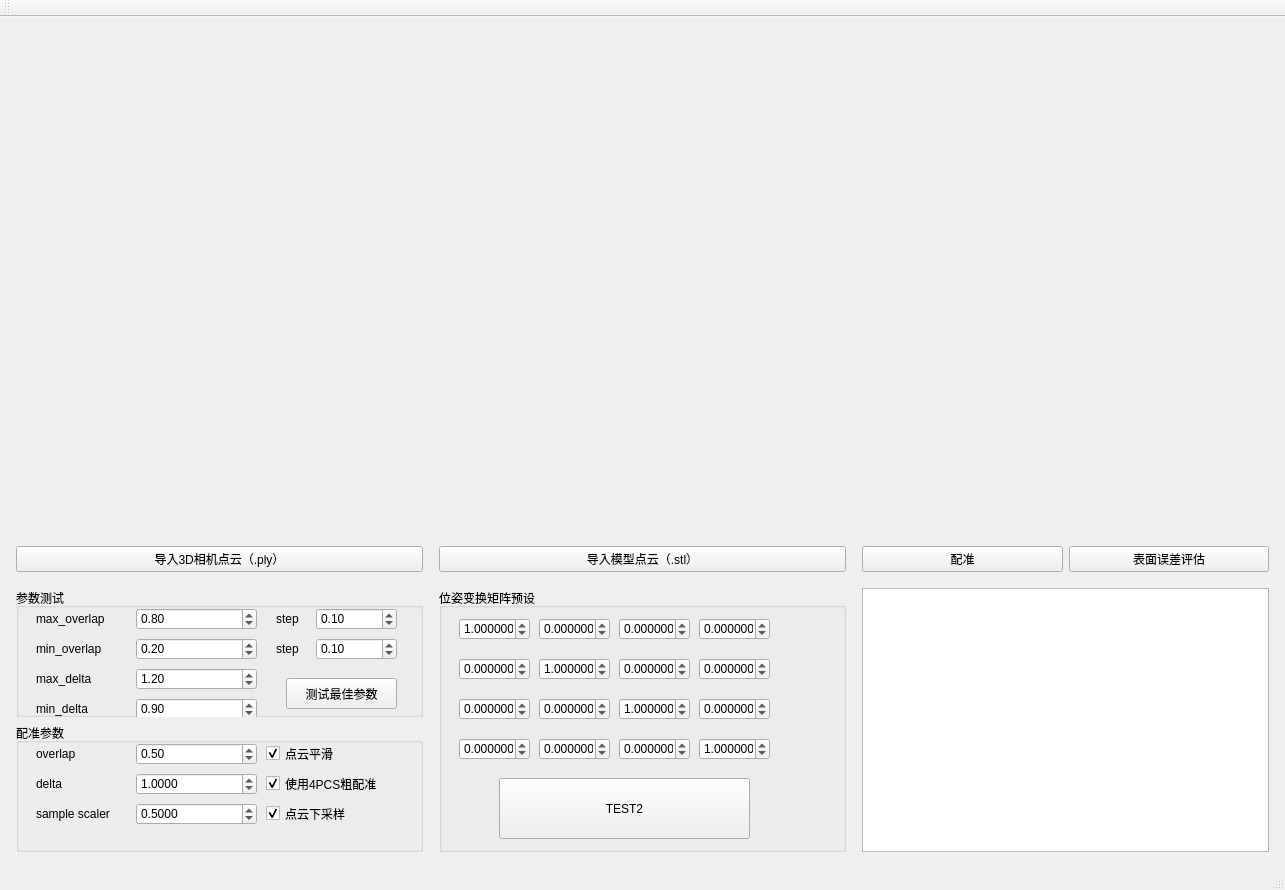
<?xml version="1.0" encoding="UTF-8"?>
<ui version="4.0">
 <class>RegistrationDemoClass</class>
 <widget class="QMainWindow" name="RegistrationDemoClass">
  <property name="geometry">
   <rect>
    <x>0</x>
    <y>0</y>
    <width>1285</width>
    <height>890</height>
   </rect>
  </property>
  <property name="windowTitle">
   <string>RegistrationDemo</string>
  </property>
  <widget class="QWidget" name="centralWidget">
   <layout class="QGridLayout" name="gridLayout" rowstretch="2,1" columnstretch="1,1,1">
    <property name="sizeConstraint">
     <enum>QLayout::SetDefaultConstraint</enum>
    </property>
    <item row="0" column="0">
     <layout class="QVBoxLayout" name="verticalLayout">
      <property name="leftMargin">
       <number>5</number>
      </property>
      <property name="topMargin">
       <number>5</number>
      </property>
      <property name="rightMargin">
       <number>5</number>
      </property>
      <property name="bottomMargin">
       <number>5</number>
      </property>
      <item>
       <widget class="QVTKOpenGLNativeWidget" name="object" native="true"/>
      </item>
      <item>
       <widget class="QPushButton" name="load_object">
        <property name="text">
         <string>导入3D相机点云（.ply）</string>
        </property>
       </widget>
      </item>
     </layout>
    </item>
    <item row="0" column="1">
     <layout class="QVBoxLayout" name="verticalLayout_2">
      <property name="leftMargin">
       <number>5</number>
      </property>
      <property name="topMargin">
       <number>5</number>
      </property>
      <property name="rightMargin">
       <number>5</number>
      </property>
      <property name="bottomMargin">
       <number>5</number>
      </property>
      <item>
       <widget class="QVTKOpenGLNativeWidget" name="scene" native="true"/>
      </item>
      <item>
       <widget class="QPushButton" name="loadscene">
        <property name="text">
         <string>导入模型点云（.stl）</string>
        </property>
       </widget>
      </item>
     </layout>
    </item>
    <item row="1" column="0">
     <layout class="QVBoxLayout" name="verticalLayout_4">
      <property name="leftMargin">
       <number>5</number>
      </property>
      <property name="topMargin">
       <number>5</number>
      </property>
      <property name="rightMargin">
       <number>5</number>
      </property>
      <property name="bottomMargin">
       <number>5</number>
      </property>
      <item>
       <widget class="QGroupBox" name="groupBox">
        <property name="title">
         <string>参数测试</string>
        </property>
        <widget class="QDoubleSpinBox" name="max_overlap">
         <property name="geometry">
          <rect>
           <x>120</x>
           <y>20</y>
           <width>121</width>
           <height>22</height>
          </rect>
         </property>
         <property name="maximum">
          <double>1.000000000000000</double>
         </property>
         <property name="singleStep">
          <double>0.010000000000000</double>
         </property>
         <property name="value">
          <double>0.800000000000000</double>
         </property>
        </widget>
        <widget class="QDoubleSpinBox" name="min_overlap">
         <property name="geometry">
          <rect>
           <x>120</x>
           <y>50</y>
           <width>121</width>
           <height>22</height>
          </rect>
         </property>
         <property name="maximum">
          <double>1.000000000000000</double>
         </property>
         <property name="singleStep">
          <double>0.010000000000000</double>
         </property>
         <property name="value">
          <double>0.200000000000000</double>
         </property>
        </widget>
        <widget class="QDoubleSpinBox" name="max_dela">
         <property name="geometry">
          <rect>
           <x>120</x>
           <y>80</y>
           <width>121</width>
           <height>22</height>
          </rect>
         </property>
         <property name="maximum">
          <double>10.000000000000000</double>
         </property>
         <property name="singleStep">
          <double>0.050000000000000</double>
         </property>
         <property name="value">
          <double>1.200000000000000</double>
         </property>
        </widget>
        <widget class="QDoubleSpinBox" name="min_delta">
         <property name="geometry">
          <rect>
           <x>120</x>
           <y>110</y>
           <width>121</width>
           <height>22</height>
          </rect>
         </property>
         <property name="maximum">
          <double>10.000000000000000</double>
         </property>
         <property name="singleStep">
          <double>0.050000000000000</double>
         </property>
         <property name="value">
          <double>0.900000000000000</double>
         </property>
        </widget>
        <widget class="QLabel" name="label">
         <property name="geometry">
          <rect>
           <x>20</x>
           <y>20</y>
           <width>91</width>
           <height>22</height>
          </rect>
         </property>
         <property name="text">
          <string>max_overlap</string>
         </property>
        </widget>
        <widget class="QLabel" name="label_2">
         <property name="geometry">
          <rect>
           <x>20</x>
           <y>110</y>
           <width>70</width>
           <height>22</height>
          </rect>
         </property>
         <property name="text">
          <string>min_delta</string>
         </property>
        </widget>
        <widget class="QLabel" name="label_3">
         <property name="geometry">
          <rect>
           <x>20</x>
           <y>80</y>
           <width>70</width>
           <height>22</height>
          </rect>
         </property>
         <property name="text">
          <string>max_delta</string>
         </property>
        </widget>
        <widget class="QLabel" name="label_4">
         <property name="geometry">
          <rect>
           <x>20</x>
           <y>50</y>
           <width>101</width>
           <height>22</height>
          </rect>
         </property>
         <property name="text">
          <string>min_overlap</string>
         </property>
        </widget>
        <widget class="QLabel" name="label_7">
         <property name="geometry">
          <rect>
           <x>260</x>
           <y>20</y>
           <width>91</width>
           <height>22</height>
          </rect>
         </property>
         <property name="text">
          <string>step</string>
         </property>
        </widget>
        <widget class="QDoubleSpinBox" name="overlap_step">
         <property name="geometry">
          <rect>
           <x>300</x>
           <y>20</y>
           <width>81</width>
           <height>22</height>
          </rect>
         </property>
         <property name="maximum">
          <double>1.000000000000000</double>
         </property>
         <property name="singleStep">
          <double>0.010000000000000</double>
         </property>
         <property name="value">
          <double>0.100000000000000</double>
         </property>
        </widget>
        <widget class="QLabel" name="label_8">
         <property name="geometry">
          <rect>
           <x>260</x>
           <y>50</y>
           <width>91</width>
           <height>22</height>
          </rect>
         </property>
         <property name="text">
          <string>step</string>
         </property>
        </widget>
        <widget class="QDoubleSpinBox" name="delta_step">
         <property name="geometry">
          <rect>
           <x>300</x>
           <y>50</y>
           <width>81</width>
           <height>22</height>
          </rect>
         </property>
         <property name="maximum">
          <double>1.000000000000000</double>
         </property>
         <property name="singleStep">
          <double>0.010000000000000</double>
         </property>
         <property name="value">
          <double>0.100000000000000</double>
         </property>
        </widget>
        <widget class="QPushButton" name="pushButton">
         <property name="geometry">
          <rect>
           <x>270</x>
           <y>90</y>
           <width>111</width>
           <height>31</height>
          </rect>
         </property>
         <property name="text">
          <string>测试最佳参数</string>
         </property>
        </widget>
       </widget>
      </item>
      <item>
       <widget class="QGroupBox" name="groupBox_2">
        <property name="title">
         <string>配准参数</string>
        </property>
        <widget class="QDoubleSpinBox" name="deltabox">
         <property name="geometry">
          <rect>
           <x>120</x>
           <y>50</y>
           <width>121</width>
           <height>22</height>
          </rect>
         </property>
         <property name="decimals">
          <number>4</number>
         </property>
         <property name="maximum">
          <double>10.000000000000000</double>
         </property>
         <property name="singleStep">
          <double>0.001000000000000</double>
         </property>
         <property name="value">
          <double>1.000000000000000</double>
         </property>
        </widget>
        <widget class="QLabel" name="label_5">
         <property name="geometry">
          <rect>
           <x>20</x>
           <y>20</y>
           <width>70</width>
           <height>22</height>
          </rect>
         </property>
         <property name="text">
          <string>overlap</string>
         </property>
        </widget>
        <widget class="QDoubleSpinBox" name="overlapbox">
         <property name="geometry">
          <rect>
           <x>120</x>
           <y>20</y>
           <width>121</width>
           <height>22</height>
          </rect>
         </property>
         <property name="maximum">
          <double>1.000000000000000</double>
         </property>
         <property name="singleStep">
          <double>0.010000000000000</double>
         </property>
         <property name="value">
          <double>0.500000000000000</double>
         </property>
        </widget>
        <widget class="QLabel" name="label_6">
         <property name="geometry">
          <rect>
           <x>20</x>
           <y>50</y>
           <width>70</width>
           <height>22</height>
          </rect>
         </property>
         <property name="text">
          <string>delta</string>
         </property>
        </widget>
        <widget class="QCheckBox" name="isremoval">
         <property name="geometry">
          <rect>
           <x>250</x>
           <y>20</y>
           <width>91</width>
           <height>21</height>
          </rect>
         </property>
         <property name="text">
          <string>点云平滑</string>
         </property>
         <property name="checked">
          <bool>true</bool>
         </property>
        </widget>
        <widget class="QCheckBox" name="isfilter">
         <property name="geometry">
          <rect>
           <x>250</x>
           <y>80</y>
           <width>111</width>
           <height>21</height>
          </rect>
         </property>
         <property name="text">
          <string>点云下采样</string>
         </property>
         <property name="checked">
          <bool>true</bool>
         </property>
        </widget>
        <widget class="QCheckBox" name="isremoval_2">
         <property name="geometry">
          <rect>
           <x>250</x>
           <y>50</y>
           <width>121</width>
           <height>21</height>
          </rect>
         </property>
         <property name="text">
          <string>使用4PCS粗配准</string>
         </property>
         <property name="checked">
          <bool>true</bool>
         </property>
        </widget>
        <widget class="QDoubleSpinBox" name="deltabox_2">
         <property name="geometry">
          <rect>
           <x>120</x>
           <y>80</y>
           <width>121</width>
           <height>22</height>
          </rect>
         </property>
         <property name="decimals">
          <number>4</number>
         </property>
         <property name="minimum">
          <double>0.010000000000000</double>
         </property>
         <property name="maximum">
          <double>1.000000000000000</double>
         </property>
         <property name="singleStep">
          <double>0.010000000000000</double>
         </property>
         <property name="value">
          <double>0.500000000000000</double>
         </property>
        </widget>
        <widget class="QLabel" name="label_9">
         <property name="geometry">
          <rect>
           <x>20</x>
           <y>80</y>
           <width>91</width>
           <height>22</height>
          </rect>
         </property>
         <property name="text">
          <string>sample scaler</string>
         </property>
        </widget>
       </widget>
      </item>
     </layout>
    </item>
    <item row="1" column="1">
     <layout class="QVBoxLayout" name="verticalLayout_5">
      <property name="leftMargin">
       <number>5</number>
      </property>
      <property name="topMargin">
       <number>5</number>
      </property>
      <property name="rightMargin">
       <number>5</number>
      </property>
      <property name="bottomMargin">
       <number>5</number>
      </property>
      <item>
       <widget class="QGroupBox" name="groupBox_3">
        <property name="title">
         <string>位姿变换矩阵预设</string>
        </property>
        <widget class="QDoubleSpinBox" name="nx">
         <property name="geometry">
          <rect>
           <x>20</x>
           <y>30</y>
           <width>71</width>
           <height>22</height>
          </rect>
         </property>
         <property name="decimals">
          <number>6</number>
         </property>
         <property name="minimum">
          <double>-10000000.000000000000000</double>
         </property>
         <property name="maximum">
          <double>10000000.000000000000000</double>
         </property>
         <property name="singleStep">
          <double>0.000001000000000</double>
         </property>
         <property name="value">
          <double>1.000000000000000</double>
         </property>
        </widget>
        <widget class="QDoubleSpinBox" name="ox">
         <property name="geometry">
          <rect>
           <x>100</x>
           <y>30</y>
           <width>71</width>
           <height>22</height>
          </rect>
         </property>
         <property name="decimals">
          <number>6</number>
         </property>
         <property name="minimum">
          <double>-10000000.000000000000000</double>
         </property>
         <property name="maximum">
          <double>10000000.000000000000000</double>
         </property>
         <property name="singleStep">
          <double>0.000001000000000</double>
         </property>
         <property name="value">
          <double>0.000000000000000</double>
         </property>
        </widget>
        <widget class="QDoubleSpinBox" name="ax">
         <property name="geometry">
          <rect>
           <x>180</x>
           <y>30</y>
           <width>71</width>
           <height>22</height>
          </rect>
         </property>
         <property name="decimals">
          <number>6</number>
         </property>
         <property name="minimum">
          <double>-10000000.000000000000000</double>
         </property>
         <property name="maximum">
          <double>10000000.000000000000000</double>
         </property>
         <property name="singleStep">
          <double>0.000001000000000</double>
         </property>
         <property name="value">
          <double>0.000000000000000</double>
         </property>
        </widget>
        <widget class="QDoubleSpinBox" name="px">
         <property name="geometry">
          <rect>
           <x>260</x>
           <y>30</y>
           <width>71</width>
           <height>22</height>
          </rect>
         </property>
         <property name="decimals">
          <number>6</number>
         </property>
         <property name="minimum">
          <double>-10000000.000000000000000</double>
         </property>
         <property name="maximum">
          <double>10000000.000000000000000</double>
         </property>
         <property name="singleStep">
          <double>0.000001000000000</double>
         </property>
         <property name="value">
          <double>0.000000000000000</double>
         </property>
        </widget>
        <widget class="QDoubleSpinBox" name="ay">
         <property name="geometry">
          <rect>
           <x>180</x>
           <y>70</y>
           <width>71</width>
           <height>22</height>
          </rect>
         </property>
         <property name="decimals">
          <number>6</number>
         </property>
         <property name="minimum">
          <double>-10000000.000000000000000</double>
         </property>
         <property name="maximum">
          <double>10000000.000000000000000</double>
         </property>
         <property name="singleStep">
          <double>0.000001000000000</double>
         </property>
         <property name="value">
          <double>0.000000000000000</double>
         </property>
        </widget>
        <widget class="QDoubleSpinBox" name="py">
         <property name="geometry">
          <rect>
           <x>260</x>
           <y>70</y>
           <width>71</width>
           <height>22</height>
          </rect>
         </property>
         <property name="decimals">
          <number>6</number>
         </property>
         <property name="minimum">
          <double>-10000000.000000000000000</double>
         </property>
         <property name="maximum">
          <double>10000000.000000000000000</double>
         </property>
         <property name="singleStep">
          <double>0.000001000000000</double>
         </property>
         <property name="value">
          <double>0.000000000000000</double>
         </property>
        </widget>
        <widget class="QDoubleSpinBox" name="oy">
         <property name="geometry">
          <rect>
           <x>100</x>
           <y>70</y>
           <width>71</width>
           <height>22</height>
          </rect>
         </property>
         <property name="decimals">
          <number>6</number>
         </property>
         <property name="minimum">
          <double>-10000000.000000000000000</double>
         </property>
         <property name="maximum">
          <double>10000000.000000000000000</double>
         </property>
         <property name="singleStep">
          <double>0.000001000000000</double>
         </property>
         <property name="value">
          <double>1.000000000000000</double>
         </property>
        </widget>
        <widget class="QDoubleSpinBox" name="ny">
         <property name="geometry">
          <rect>
           <x>20</x>
           <y>70</y>
           <width>71</width>
           <height>22</height>
          </rect>
         </property>
         <property name="decimals">
          <number>6</number>
         </property>
         <property name="minimum">
          <double>-10000000.000000000000000</double>
         </property>
         <property name="maximum">
          <double>10000000.000000000000000</double>
         </property>
         <property name="singleStep">
          <double>0.000001000000000</double>
         </property>
         <property name="value">
          <double>0.000000000000000</double>
         </property>
        </widget>
        <widget class="QDoubleSpinBox" name="az">
         <property name="geometry">
          <rect>
           <x>180</x>
           <y>110</y>
           <width>71</width>
           <height>22</height>
          </rect>
         </property>
         <property name="decimals">
          <number>6</number>
         </property>
         <property name="minimum">
          <double>-10000000.000000000000000</double>
         </property>
         <property name="maximum">
          <double>10000000.000000000000000</double>
         </property>
         <property name="singleStep">
          <double>0.000001000000000</double>
         </property>
         <property name="value">
          <double>1.000000000000000</double>
         </property>
        </widget>
        <widget class="QDoubleSpinBox" name="pz">
         <property name="geometry">
          <rect>
           <x>260</x>
           <y>110</y>
           <width>71</width>
           <height>22</height>
          </rect>
         </property>
         <property name="decimals">
          <number>6</number>
         </property>
         <property name="minimum">
          <double>-10000000.000000000000000</double>
         </property>
         <property name="maximum">
          <double>10000000.000000000000000</double>
         </property>
         <property name="singleStep">
          <double>0.000001000000000</double>
         </property>
         <property name="value">
          <double>0.000000000000000</double>
         </property>
        </widget>
        <widget class="QDoubleSpinBox" name="oz">
         <property name="geometry">
          <rect>
           <x>100</x>
           <y>110</y>
           <width>71</width>
           <height>22</height>
          </rect>
         </property>
         <property name="decimals">
          <number>6</number>
         </property>
         <property name="minimum">
          <double>-10000000.000000000000000</double>
         </property>
         <property name="maximum">
          <double>10000000.000000000000000</double>
         </property>
         <property name="singleStep">
          <double>0.000001000000000</double>
         </property>
         <property name="value">
          <double>0.000000000000000</double>
         </property>
        </widget>
        <widget class="QDoubleSpinBox" name="nz">
         <property name="geometry">
          <rect>
           <x>20</x>
           <y>110</y>
           <width>71</width>
           <height>22</height>
          </rect>
         </property>
         <property name="decimals">
          <number>6</number>
         </property>
         <property name="minimum">
          <double>-10000000.000000000000000</double>
         </property>
         <property name="maximum">
          <double>10000000.000000000000000</double>
         </property>
         <property name="singleStep">
          <double>0.000001000000000</double>
         </property>
         <property name="value">
          <double>0.000000000000000</double>
         </property>
        </widget>
        <widget class="QDoubleSpinBox" name="b3">
         <property name="geometry">
          <rect>
           <x>180</x>
           <y>150</y>
           <width>71</width>
           <height>22</height>
          </rect>
         </property>
         <property name="decimals">
          <number>6</number>
         </property>
         <property name="minimum">
          <double>-10000000.000000000000000</double>
         </property>
         <property name="maximum">
          <double>10000000.000000000000000</double>
         </property>
         <property name="singleStep">
          <double>0.000001000000000</double>
         </property>
         <property name="value">
          <double>0.000000000000000</double>
         </property>
        </widget>
        <widget class="QDoubleSpinBox" name="b4">
         <property name="geometry">
          <rect>
           <x>260</x>
           <y>150</y>
           <width>71</width>
           <height>22</height>
          </rect>
         </property>
         <property name="decimals">
          <number>6</number>
         </property>
         <property name="minimum">
          <double>-10000000.000000000000000</double>
         </property>
         <property name="maximum">
          <double>10000000.000000000000000</double>
         </property>
         <property name="singleStep">
          <double>0.000001000000000</double>
         </property>
         <property name="value">
          <double>1.000000000000000</double>
         </property>
        </widget>
        <widget class="QDoubleSpinBox" name="b2">
         <property name="geometry">
          <rect>
           <x>100</x>
           <y>150</y>
           <width>71</width>
           <height>22</height>
          </rect>
         </property>
         <property name="decimals">
          <number>6</number>
         </property>
         <property name="minimum">
          <double>-10000000.000000000000000</double>
         </property>
         <property name="maximum">
          <double>10000000.000000000000000</double>
         </property>
         <property name="singleStep">
          <double>0.000001000000000</double>
         </property>
         <property name="value">
          <double>0.000000000000000</double>
         </property>
        </widget>
        <widget class="QDoubleSpinBox" name="b1">
         <property name="geometry">
          <rect>
           <x>20</x>
           <y>150</y>
           <width>71</width>
           <height>22</height>
          </rect>
         </property>
         <property name="decimals">
          <number>6</number>
         </property>
         <property name="minimum">
          <double>-10000000.000000000000000</double>
         </property>
         <property name="maximum">
          <double>10000000.000000000000000</double>
         </property>
         <property name="singleStep">
          <double>0.000001000000000</double>
         </property>
         <property name="value">
          <double>0.000000000000000</double>
         </property>
        </widget>
        <widget class="QPushButton" name="test_2">
         <property name="geometry">
          <rect>
           <x>60</x>
           <y>190</y>
           <width>251</width>
           <height>61</height>
          </rect>
         </property>
         <property name="text">
          <string>TEST2</string>
         </property>
        </widget>
       </widget>
      </item>
     </layout>
    </item>
    <item row="1" column="2">
     <layout class="QVBoxLayout" name="verticalLayout_6">
      <property name="leftMargin">
       <number>5</number>
      </property>
      <property name="topMargin">
       <number>5</number>
      </property>
      <property name="rightMargin">
       <number>5</number>
      </property>
      <property name="bottomMargin">
       <number>5</number>
      </property>
      <item>
       <widget class="QTextBrowser" name="textBrowser"/>
      </item>
     </layout>
    </item>
    <item row="0" column="2">
     <layout class="QGridLayout" name="gridLayout_2" rowstretch="10,1" columnstretch="1,1">
      <property name="leftMargin">
       <number>5</number>
      </property>
      <property name="topMargin">
       <number>5</number>
      </property>
      <property name="rightMargin">
       <number>5</number>
      </property>
      <property name="bottomMargin">
       <number>5</number>
      </property>
      <item row="1" column="0">
       <widget class="QPushButton" name="start_align">
        <property name="text">
         <string>配准</string>
        </property>
       </widget>
      </item>
      <item row="1" column="1">
       <widget class="QPushButton" name="test">
        <property name="text">
         <string>表面误差评估</string>
        </property>
       </widget>
      </item>
      <item row="0" column="0" colspan="2">
       <widget class="QVTKOpenGLNativeWidget" name="object_aligned" native="true"/>
      </item>
     </layout>
    </item>
   </layout>
  </widget>
  <widget class="QMenuBar" name="menuBar">
   <property name="geometry">
    <rect>
     <x>0</x>
     <y>0</y>
     <width>1285</width>
     <height>26</height>
    </rect>
   </property>
  </widget>
  <widget class="QToolBar" name="mainToolBar">
   <attribute name="toolBarArea">
    <enum>TopToolBarArea</enum>
   </attribute>
   <attribute name="toolBarBreak">
    <bool>false</bool>
   </attribute>
  </widget>
  <widget class="QStatusBar" name="statusBar"/>
 </widget>
 <layoutdefault spacing="6" margin="11"/>
 <customwidgets>
  <customwidget>
   <class>QVTKOpenGLNativeWidget</class>
   <extends>QWidget</extends>
   <header location="global">QVTKOpenGLNativeWidget.h</header>
   <container>1</container>
  </customwidget>
 </customwidgets>
 <resources>
  <include location="RegistrationDemo.qrc"/>
 </resources>
 <connections/>
</ui>
